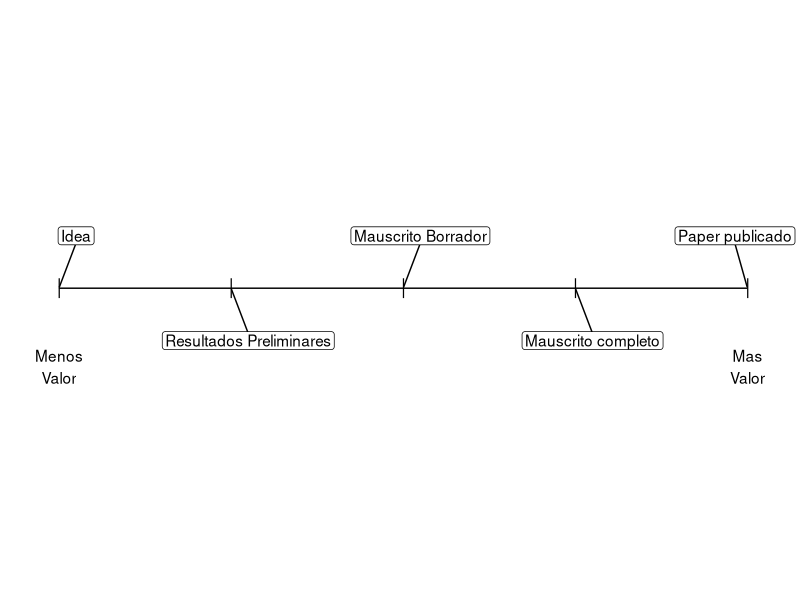
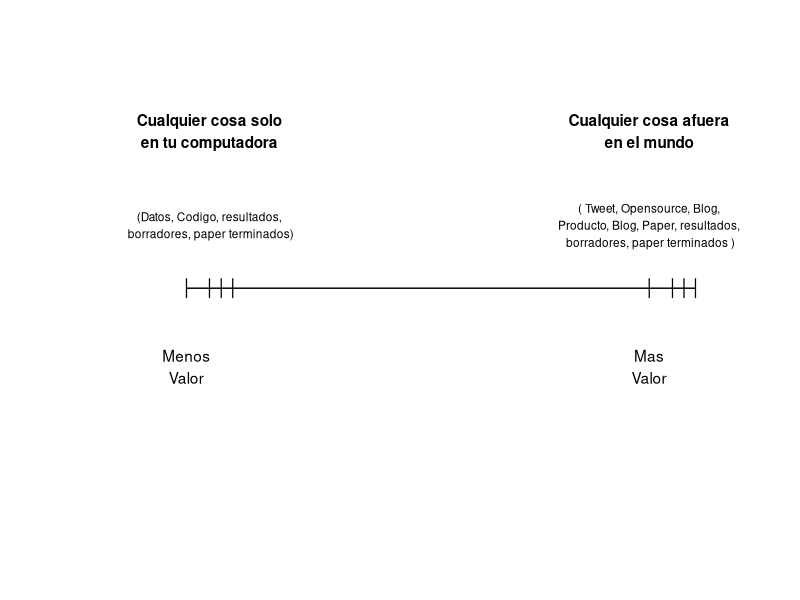

These charts were generated, in order, by the following R code:
## ---- chunk 1

library(ggplot2)
library(ggrepel)
library(dplyr)
solia_pensar_df <- data.frame(desc=c('Idea',
  'Resultados Preliminares',
  'Mauscrito Borrador',
  'Mauscrito completo',
  'Paper publicado'),
  indice=c(1,2,3,4,5),
  y=c(0,0,0,0,0))

solia_pensar_df %>% 
    ggplot(aes(x=indice,
               y=y,label=desc))+
    geom_line()+
    geom_point(shape='|',size=5)+
    geom_label_repel(label.padding = 0.15,
                     nudge_y = c(0.01,-0.01,0.01,-0.01,0.01),
                     nudge_x = 0.1 )+
    annotate("text", x = 1, y = -0.015, label = "Menos\nValor")+
    annotate("text", x = 5, y = -0.015, label = "Mas\nValor")+
    expand_limits(y = c(-0.05, 0.05))+
    theme_minimal()+
    theme(axis.text.y = element_blank(),
          axis.text.x = element_blank(),
          panel.grid = element_blank(),
          plot.margin=grid::unit(c(0,0,0,0), "mm")) +
    labs(
        #title="Como veia mis objetivos",
         x='',
         y='')
# solia_pensar_df %>% 
# ggplot(aes(x=desc, y=c(0))) + geom_point()

## ---- chunk 2

library(ggplot2)
library(ggrepel)
library(dplyr)
pienso_df <- data.frame(desc=c('','','','',
                              '','','',''),
  indice=c(1,1.2,1.3,1.4,
           5,5.2,5.3,5.4),
  y=c(0,0,0,0,
      0,0,0,0))

pienso_df %>% 
    ggplot(aes(x=indice,
               y=y,label=desc))+
    geom_line()+
    geom_point(shape='|',size=5)+
    # geom_label_repel(data,aes()
    #     label.padding = 0.15,
    #     nudge_y = c(0.01,-0.01,0.01,-0.01,0.01),
    #     nudge_x = 0.1 )+
    annotate("text", x = 1.2, y = 0.03, 
             label = "Cualquier cosa solo\nen tu computadora",
             fontface =2)+
    annotate("text", x = 5, y = 0.03, 
             label = "Cualquier cosa afuera\nen el mundo",
             fontface =2)+
    
    annotate("text", 
             x = 1.2, y = 0.012, 
             size=3,
             label = "(Datos, Codigo, resultados,\n borradores, paper terminados)")+
    annotate("text", 
             x = 5, y = 0.012, 
             size=3,
             label = "( Tweet, Opensource, Blog,\nProducto, Blog, Paper, resultados,\n borradores, paper terminados )")+
    
    annotate("text", x = 1, y = -0.015, label = "Menos\nValor")+
    annotate("text", x = 5, y = -0.015, label = "Mas\nValor")+
    expand_limits(y = c(-0.05, 0.05),
                  x = c(-0.1, 6))+
    
    theme_minimal()+
    theme(axis.text.y = element_blank(),
          axis.text.x = element_blank(),
          panel.grid = element_blank(),
          plot.margin=grid::unit(c(0,0,0,0), "mm")) +
    labs(
        #title="Como deberia haber pensado repsecto de ellos ...",
         x='',
         y='')
# solia_pensar_df %>% 
# ggplot(aes(x=desc, y=c(0))) + geom_point()

